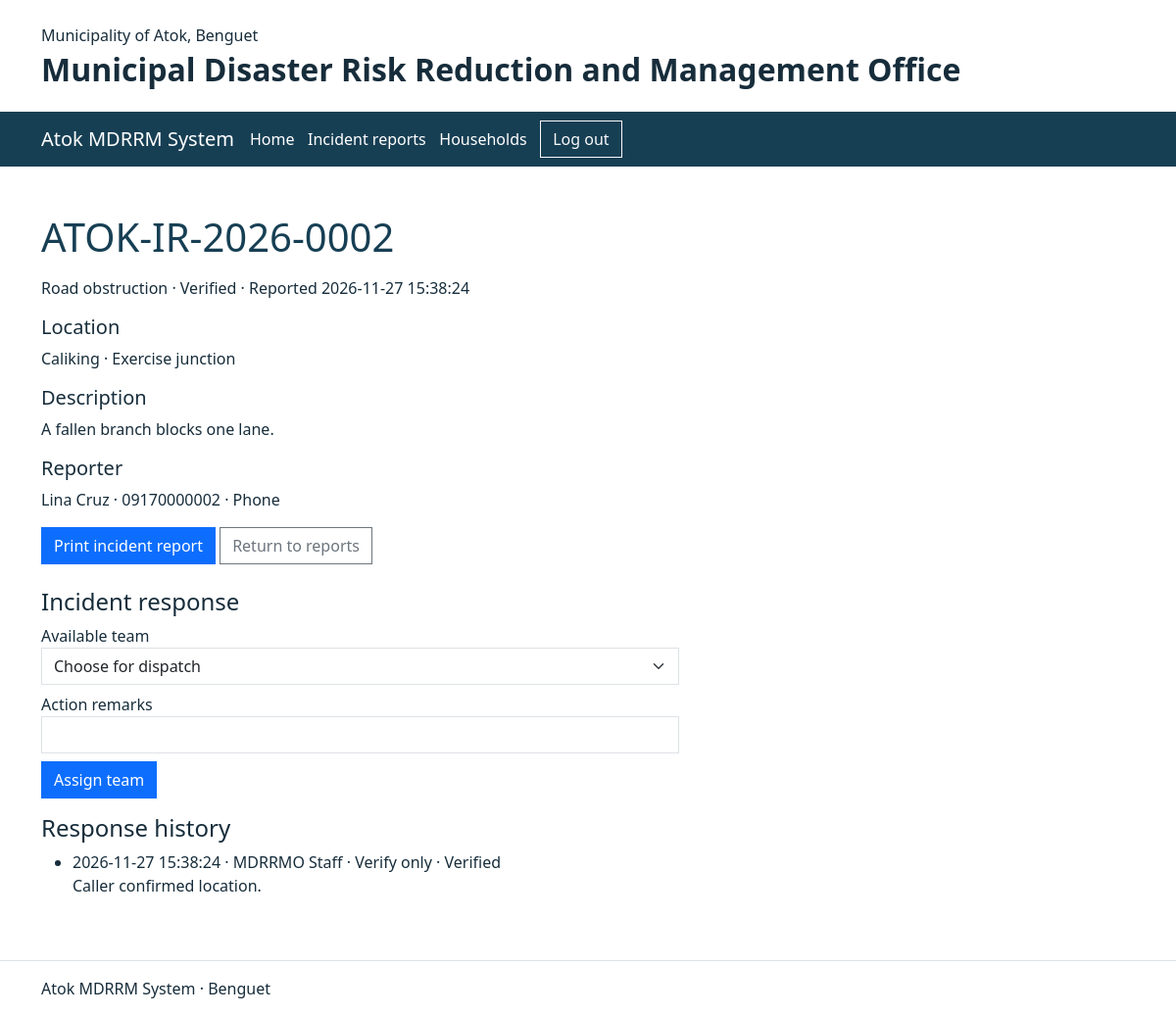
/incidents/view.php?id=2 (signed in), run on the app's committed database.
### tables this page shows
CREATE TABLE incidents (
    latitude DECIMAL(10,7),
    longitude DECIMAL(10,7),
    id INT UNSIGNED AUTO_INCREMENT PRIMARY KEY,
    submitted_by INT UNSIGNED NOT NULL,
    source ENUM('Resident','Phone','Walk-in') NOT NULL,
    contact_name VARCHAR(100) NOT NULL,
    contact_phone VARCHAR(13) NOT NULL,
    incident_type VARCHAR(30) NOT NULL,
    barangay VARCHAR(40) NULL,
    location VARCHAR(255) NOT NULL,
    description TEXT NOT NULL,
    status VARCHAR(20) NOT NULL DEFAULT 'Pending',
    reported_at TIMESTAMP NOT NULL DEFAULT CURRENT_TIMESTAMP,
    FOREIGN KEY (submitted_by) REFERENCES accounts(id)
);

CREATE TABLE response_actions (
    id INT UNSIGNED AUTO_INCREMENT PRIMARY KEY,
    incident_id INT UNSIGNED NOT NULL,
    team_id INT UNSIGNED NULL,
    staff_id INT UNSIGNED NOT NULL,
    action_taken VARCHAR(60) NOT NULL,
    remarks VARCHAR(500) NOT NULL,
    incident_status VARCHAR(20) NOT NULL,
    recorded_at TIMESTAMP NOT NULL DEFAULT CURRENT_TIMESTAMP,
    FOREIGN KEY (incident_id) REFERENCES incidents(id),
    FOREIGN KEY (team_id) REFERENCES response_teams(id),
    FOREIGN KEY (staff_id) REFERENCES accounts(id)
);

### includes/session.php (called while the page is built, shortened)
<?php
require_once __DIR__ . '/../config.php';
if (isset($_SESSION['user_id'])) {
    $query = $pdo->prepare('SELECT id, full_name, role, active, must_change, session_version FROM accounts WHERE id=?');
    $query->execute([$_SESSION['user_id']]);
    $user = $query->fetch();
}

### incidents/access.php (called while the page is built, shortened)
<?php
require_once __DIR__ . '/../includes/session.php';
function readIncident($pdo, $user, $id)
{
    $sql = 'SELECT i.*, EXISTS(SELECT 1 FROM incident_images p WHERE p.incident_id=i.id) AS has_image FROM incidents i WHERE i.id=?';
    $args = [$id];
    $query = $pdo->prepare($sql);
    $query->execute($args);
    $report = $query->fetch();
    return $report;
}

### incidents/view.php (the view, shortened to what this page needs)
<?php
require __DIR__ . '/access.php';
$id = filter_input(INPUT_GET, 'id', FILTER_VALIDATE_INT);
$report = readIncident($pdo, $user, $id);
$reference = 'ATOK-IR-' . substr($report['reported_at'], 0, 4) . '-' . str_pad($report['id'], 4, '0', STR_PAD_LEFT);
$staff = $user['role'] === 'staff';
require __DIR__ . '/../includes/header.php';
?>
<h1><?= $reference ?></h1>
<p><?= htmlspecialchars($report['incident_type']) ?> · <?= htmlspecialchars($report['status']) ?> · Reported <?= htmlspecialchars($report['reported_at']) ?></p>
<h2 class="h5">Location</h2>
<p><?= htmlspecialchars($report['barangay'] ?? 'Awaiting confirmation') ?> · <?= htmlspecialchars($report['location']) ?></p>
<h2 class="h5">Description</h2>
<p><?= nl2br(htmlspecialchars($report['description'])) ?></p>
<h2 class="h5">Reporter</h2>
<p><?= htmlspecialchars($report['contact_name']) ?> · <?= htmlspecialchars($report['contact_phone']) ?> · <?= htmlspecialchars($report['source']) ?></p>
<a class="btn btn-primary" target="_blank" rel="noopener" href="?id=<?= $id ?>&amp;copy=1">Print incident report</a>
<a class="btn btn-outline-secondary" href="index.php">Return to reports</a>
<?php if ($staff): ?>
    <h2 class="h4 mt-4">Incident response</h2>
    <?php if (in_array($report['status'], ['Pending','Verified','Responding'], true)): ?>
        <form method="post" class="col-lg-7 mb-3">
            <label class="d-block mb-2">Available team
                <select class="form-select" name="team">
                    <option value="">Choose for dispatch</option>
                </select>
            </label>
            <label class="d-block mb-2">Action remarks<input class="form-control" name="remarks" maxlength="500" required></label>
            <?php if ($report['status'] === 'Pending'): ?>
                <button class="btn btn-primary" name="action" value="Verify and assign">Verify and assign</button>
                <button class="btn btn-outline-secondary" name="action" value="Verify only">Verify only</button>
                <button class="btn btn-outline-danger" name="action" value="Reject">Reject</button>
            <?php else: ?>
                <button class="btn btn-primary" name="action" value="Assign team">Assign team</button>
            <?php endif; ?>
        </form>
    <?php endif; ?>
    <h2 class="h4">Response history</h2>
    <ul>
        <?php
        $history = $pdo->prepare('SELECT a.*,t.name,s.full_name FROM response_actions a LEFT JOIN response_teams t ON t.id=a.team_id JOIN accounts s ON s.id=a.staff_id WHERE incident_id=? ORDER BY a.id DESC');
        $history->execute([$id]);
        foreach ($history as $entry): ?>
            <li><?= htmlspecialchars($entry['recorded_at'] . ' · ' . $entry['full_name'] . ' · ' . $entry['action_taken'] . ' ' . ($entry['name'] ?? '') . ' · ' . $entry['incident_status']) ?><br><?= htmlspecialchars($entry['remarks']) ?></li>
        <?php endforeach; ?>
    </ul>
<?php endif; ?>
<?php require __DIR__ . '/../includes/footer.php'; ?>

### assets/css/site.css (style rules this page uses)
body { color: #172d3b; }
.navbar-toggler, .btn, .form-control, .form-select { border-radius: 0; }
main > p { max-width: 65ch; }
main h1 { color: #173f54; margin-bottom: 1rem; }

### data on the page
incidents: reference "ATOK-IR-2026-0002", incident_type "Road obstruction", status "Verified", reported_at "2026-11-27 15:38:24", barangay "Caliking", location "Exercise junction", description "A fallen branch blocks one lane.", contact_name "Lina Cruz", contact_phone "09170000002", source "Phone"
response_actions: incident_status "2026-11-27 15:38:24 · MDRRMO Staff · Verify only · Verified", remarks "Caller confirmed location."
